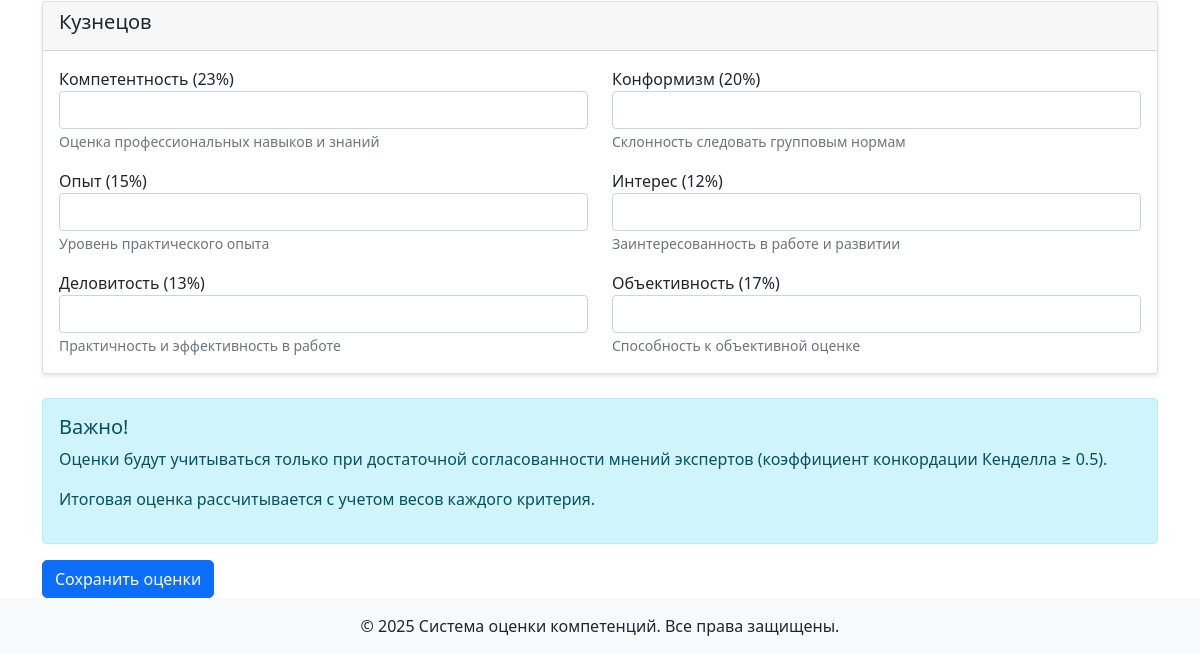
The page /work_group_evaluation (signed in, lower part) on the database as committed earlier.
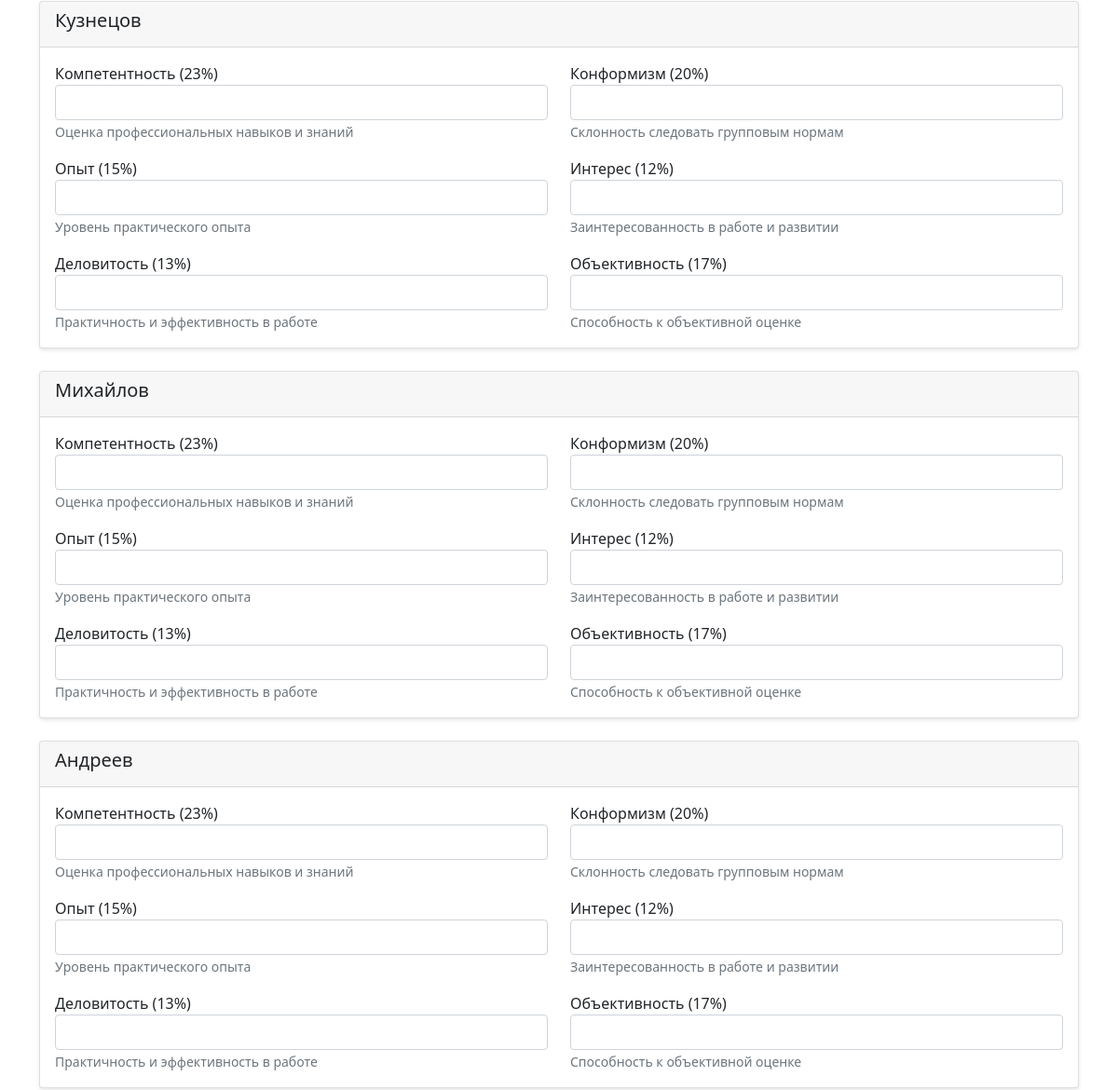
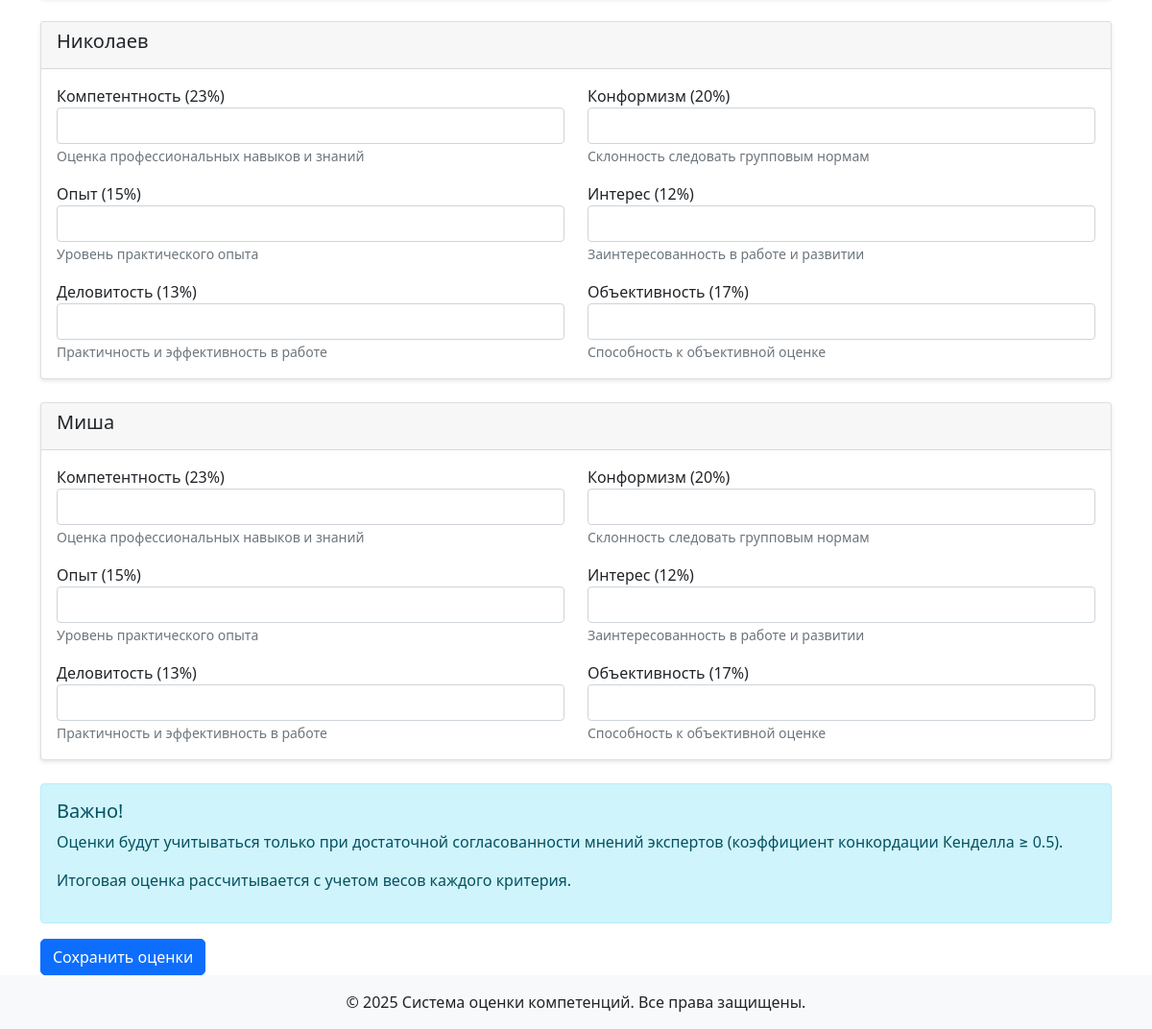
The same page on the database as committed later (2 pictures, top to bottom).
### models.py (models this page shows, shortened)
class User(UserMixin, db.Model):
    id = db.Column(db.Integer, primary_key=True)
    username = db.Column(db.String(80), unique=True, nullable=False)
    password = db.Column(db.String(120), nullable=False)
    role = db.Column(db.String(20), default='user')

### 1.py (the view)
@app.route('/work_group_evaluation')
@login_required
def work_group_evaluation():
    users = User.query.filter(User.id != session['user_id']).all()
    return render_template('work_group_evaluation.html', users=users)

### 1.py (called while the page is built)
@login_manager.user_loader
def load_user(user_id):
    return db.session.get(User, int(user_id))

def login_required(f):
    @wraps(f)
    def decorated_function(*args, **kwargs):
        if 'user_id' not in session:
            flash('Пожалуйста, войдите в систему', 'error')
            return redirect(url_for('login'))
        return f(*args, **kwargs)
    return decorated_function

@app.before_request
def before_request():
    try:
        if current_user.is_authenticated and ('user_id' not in session or session.get('user_id') != current_user.id):
            session['user_id'] = current_user.id
            session['role'] = current_user.role
            session['username'] = current_user.username
            debug_print(f"Синхронизирована сессия с Flask-Login: user_id={current_user.id}")
        elif 'user_id' in session and not current_user.is_authenticated:
            user = db.session.get(User, session['user_id'])
            if user:
                login_user(user)
                debug_print(f"Восстановлена аутентификация из сессии: user_id={user.id}")
    except Exception as e:
        debug_print(f"Ошибка синхронизации аутентификации: {str(e)}")

### templates/work_group_evaluation.html (shortened to what the changed rows need)
{% extends "base.html" %}
{% block content %}
<div class="container mt-4">
    <form method="POST" action="{{ url_for('submit_work_group_evaluation') }}">
        {% for user in users %}
        <div class="card mb-4">
            <div class="card-header">
                <h5>{{ user.username }}</h5>
            </div>
            <div class="card-body">
                <div class="row">
                    <div class="col-md-6">
                        <div class="form-group">
                            <label for="competence_{{ user.id }}">Компетентность (23%)</label>
                            <input type="number" class="form-control" id="competence_{{ user.id }}"
                                   name="competence_{{ user.id }}" min="1" max="10" required>
                            <small class="form-text text-muted">Оценка профессиональных навыков и знаний</small>
                        </div>
                    </div>
                    <div class="col-md-6">
                        <div class="form-group">
                            <label for="conformity_{{ user.id }}">Конформизм (20%)</label>
                            <input type="number" class="form-control" id="conformity_{{ user.id }}"
                                   name="conformity_{{ user.id }}" min="1" max="10" required>
                            <small class="form-text text-muted">Склонность следовать групповым нормам</small>
                        </div>
                    </div>
                </div>
                <div class="row mt-3">
                    <div class="col-md-6">
                        <div class="form-group">
                            <label for="experience_{{ user.id }}">Опыт (15%)</label>
                            <input type="number" class="form-control" id="experience_{{ user.id }}"
                                   name="experience_{{ user.id }}" min="1" max="10" required>
                            <small class="form-text text-muted">Уровень практического опыта</small>
                        </div>
                    </div>
                    <div class="col-md-6">
                        <div class="form-group">
                            <label for="interest_{{ user.id }}">Интерес (12%)</label>
                            <input type="number" class="form-control" id="interest_{{ user.id }}"
                                   name="interest_{{ user.id }}" min="1" max="10" required>
                            <small class="form-text text-muted">Заинтересованность в работе и развитии</small>
                        </div>
                    </div>
                </div>
                <div class="row mt-3">
                    <div class="col-md-6">
                        <div class="form-group">
                            <label for="business_{{ user.id }}">Деловитость (13%)</label>
                            <input type="number" class="form-control" id="business_{{ user.id }}"
                                   name="business_{{ user.id }}" min="1" max="10" required>
                            <small class="form-text text-muted">Практичность и эффективность в работе</small>
                        </div>
                    </div>
                    <div class="col-md-6">
                        <div class="form-group">
                            <label for="objectivity_{{ user.id }}">Объективность (17%)</label>
                            <input type="number" class="form-control" id="objectivity_{{ user.id }}"
                                   name="objectivity_{{ user.id }}" min="1" max="10" required>
                            <small class="form-text text-muted">Способность к объективной оценке</small>
                        </div>
                    </div>
                </div>
            </div>
        </div>
        {% endfor %}
    </form>
</div>
{% endblock %}

Rows that differ between the two databases and show on the page:
added User: username "Михайлов"
added User: username "Андреев"
added User: username "Николаев"
added User: username "Миша"
